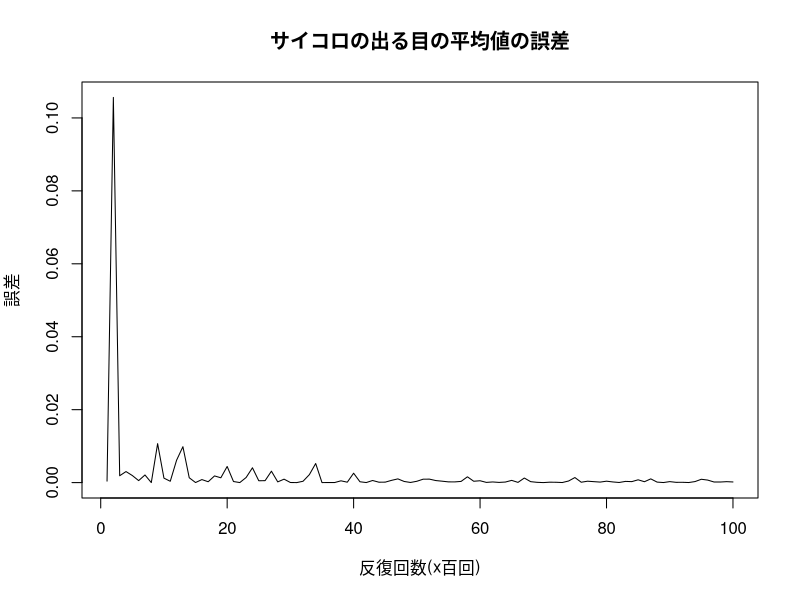

Reproduce this figure in R.
# サイコロの面の数
num_faces <- 6

# サイコロの出る目の母平均
population_mean <- 3.5

# 復元抽出の回数
num_trials <- 100

# 平均値の誤差を格納するベクトル
errors <- numeric(num_trials)

# 復元抽出を繰り返し行い、平均値の誤差を計算する
for (i in 1:num_trials) {
  samples <- sample(1:num_faces, i*100, replace = TRUE)
  sample_mean <- mean(samples)
  errors[i] <- (sample_mean - population_mean)^2
}

# グラフを描画する
plot(1:num_trials, errors, type = "l", xlab = "反復回数(x百回)", ylab = "誤差", main = "サイコロの出る目の平均値の誤差")
